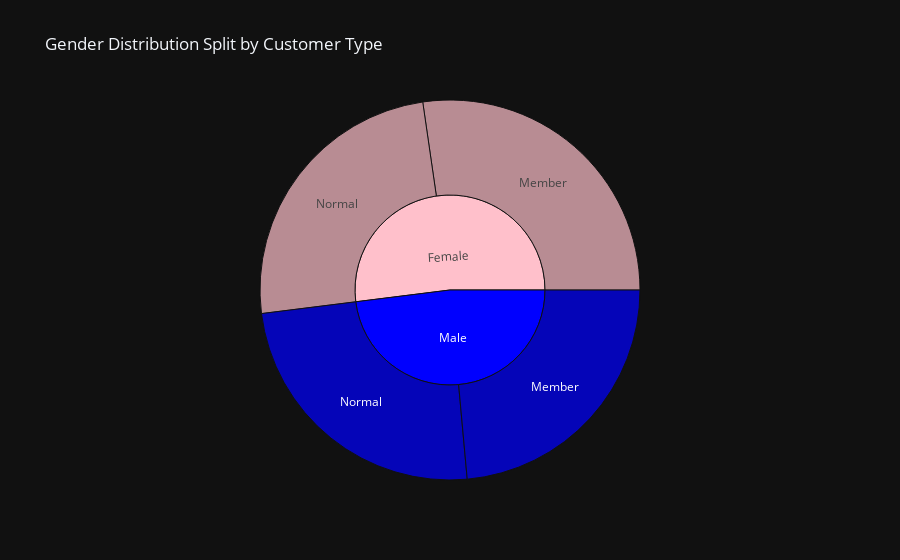

Notebook source saved alongside this figure:
### Code cell
px.sunburst(
    data,
    path=["Gender", "Customer type"],  # Hierarchy: Gender -> Customer type
    values="Total",
    title="Gender Distribution Split by Customer Type",
    color="Gender",
    color_discrete_map={"Male": "blue", "Female": "pink"},
)

### Figure 1 — Plotly figure (JSON) as saved in the notebook; plotly's stock layout.template omitted (floating-point values rounded to 4 significant figures)
{"data": [{"branchvalues": "total", "customdata": [["Female"], ["Male"], ["Female"], ["Male"], ["Female"], ["Male"]], "domain": {"x": [0.0, 1.0], "y": [0.0, 1.0]}, "hovertemplate": "labels=%{label}<br>Total=%{value}<br>parent=%{parent}<br>id=%{id}<br>Gender=%{customdata[0]}<extra></extra>", "ids": ["Female/Member", "Male/Member", "Female/Normal", "Male/Normal", "Female", "Male"], "labels": ["Member", "Member", "Normal", "Normal", "Female", "Male"], "marker": {"colors": ["pink", "blue", "pink", "blue", "pink", "blue"]}, "name": "", "parents": ["Female", "Male", "Female", "Male", "", ""], "values": [88150.0, 76080.0, 79740.0, 79010.0, 167900.0, 155100.0], "type": "sunburst"}], "layout": {"legend": {"tracegroupgap": 0}, "title": {"text": "Gender Distribution Split by Customer Type"}}}
